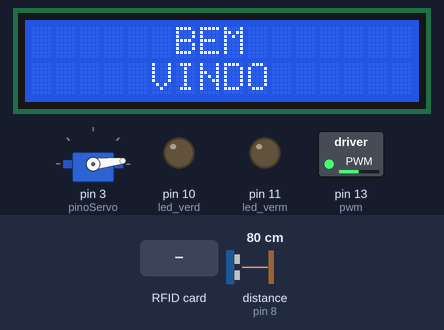
A sketch run on a simulated Arduino Mega 2560, built with avr-gcc and run on an emulated ATmega2560. Shown: servo, 16×2 character LCD, switched loads named in the sketch (green lamp = pin HIGH), output pins drawn as LEDs (lit = HIGH). Inputs (shaded band) come from the test bench; at power-on: distance to the obstacle (sensor on pin 8) 80 cm. The echo pulse lasts 58.3 µs per cm; pins used as bus, display or sensor lines are not drawn; what the sketch prints to the serial monitor is not drawn.

Above: at 1.3 s.
1.4 s: RFID card A7 9C 24 3C held to the reader
At 1.58 s:
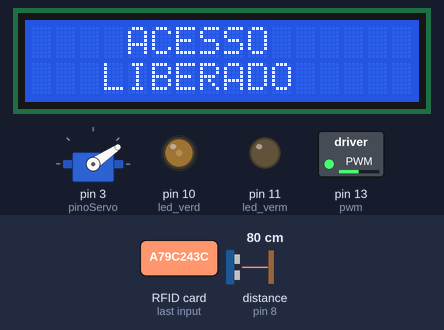
At 2.1 s:
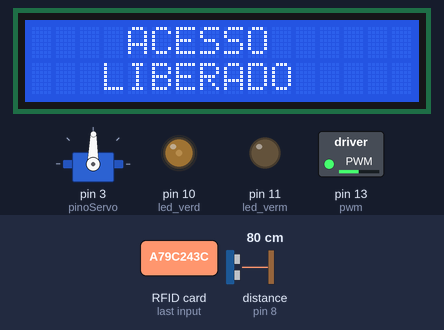
3.3 s: RFID card 5E 7A 19 C4 held to the reader
At 7.4 s:
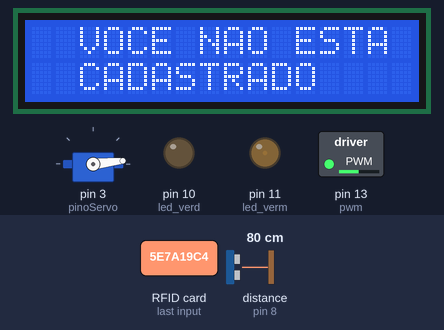
Timing chart, 0 to 8.9 s (numbered marks = the images above; inputs shaded):
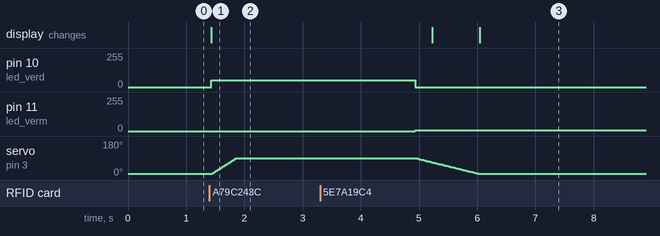

Measured:
- after the input at 1.4 s, pin 10 (led_verd): 0/255 → 50/255 at once; servo on pin 3 (pinoServo): moves from 6° to 89° over 0.41 s, starting after 0.05 s; the display: changes at once (image 1)
- after the input at 3.3 s, the display: first differs from a run without the input after 2.7 s (image 3)

The sketch:

C_digo_SemParar_Pronto.ino
```cpp
/* -----------------------------------------------------------------------------------------
 *             MFRC522      Arduino       Arduino   Arduino    Arduino          Arduino
 *             Reader/PCD   Uno/101       Mega      Nano v3    Leonardo/Micro   Pro Micro
 * Signal      Pin          Pin           Pin       Pin        Pin              Pin
 * -----------------------------------------------------------------------------------------
 * RST/Reset   RST          9             5         D9         RESET/ICSP-5     RST
 * SPI SS      SDA(SS)      10            53        D10        10               10
 * SPI MOSI    MOSI         11 / ICSP-4   51        D11        ICSP-4           16
 * SPI MISO    MISO         12 / ICSP-1   50        D12        ICSP-1           14
 * SPI SCK     SCK          13 / ICSP-3   52        D13        ICSP-3           15

 */

#include <LiquidCrystal.h>
#include <SPI.h> //INCLUSÃO DE BIBLIOTECA
#include <MFRC522.h> //INCLUSÃO DE BIBLIOTECA
#include <Servo.h> //INCLUSÃO DE BIBLIOTECA
#include <Ultrasonic.h>


#define SS_PIN 53 //PINO SDA
#define RST_PIN 5 //PINO DE RESET
#define pino_trigger 7
#define pino_echo 8


Ultrasonic ultrasonic(pino_trigger, pino_echo);

MFRC522 rfid(SS_PIN, RST_PIN); //PASSAGEM DE PARÂMETROS REFERENTE AOS PINOS

Servo s; //OBJETO DO TIPO SERVO
int pos; //POSIÇÃO DO SERVO

const int pinoServo = 3; // PINO DIGITAL REFERENTE AO SERVO MOTOR

byte anguloCancelaFechada = 6; //VALOR DO ÂNGULO PARA CANCELA FECHADA
byte anguloCancelaAberta = 90; //VALOR DO ÂNGULO PARA CANCELA ABERTA

//Define os pinos que serão utilizados para ligação ao display
LiquidCrystal lcd(43, 41, 37, 35, 33, 31);
// PORTAS LCD =  (RS, E , D4, D5, D6, D7)


int pwm = 13; // pino controle do brilho
int creditotag1 = 50;
int creditotag2 = 50;
bool isCancelaOpen = false;
int led_verm = 11;
int led_verd = 10;

void setup() {
  Serial.begin(9600); //INICIALIZA A SERIAL
  SPI.begin(); //INICIALIZA O BARRAMENTO SPI
  rfid.PCD_Init(); //INICIALIZA MFRC522

  s.attach(pinoServo); //ASSOCIAÇÃO DO PINO DIGITAL AO OBJETO DO TIPO SERVO
  s.write(6); //INICIA O MOTOR NA POSIÇÃO 0º

  pinMode(pwm, INPUT);
  pinMode(led_verd, OUTPUT);
  pinMode(led_verm, OUTPUT);
  //Define o número de colunas e linhas do LCD
  lcd.begin(16, 2);
  analogWrite(pwm, 125);


  Serial.println(" Tag 1 iniciou com: " + String(creditotag1));
  Serial.println("Tag 2 iniciou com: " + String(creditotag2));
  Serial.println("--------------------------------------");

  lcd.clear();
  lcd.setCursor(6, 0);
  lcd.print("BEM");
  lcd.setCursor(5, 1);
  lcd.print("VINDO");

} //fim setup


void abrecancela() {
    analogWrite(led_verm, 0);
    lcd.clear();
    lcd.setCursor(4, 0);
    lcd.print("ACESSO");
    lcd.setCursor(3, 1);
    lcd.print("LIBERADO");
    analogWrite(led_verd, 50);

   //bloco cancela abrindo
    for(pos = anguloCancelaFechada; pos < anguloCancelaAberta; pos++){ //PARA "pos" IGUAL A "anguloCancelaFechada",
      //ENQUANTO "pos" MENOR QUE "anguloCancelaAberta", INCREMENTA "pos"
      s.write(pos); //ESCREVE O VALOR DA POSIÇÃO QUE O SERVO DEVE GIRAR
      delay(5); //INTERVALO DE 15 MILISEGUNDOS
    }

    isCancelaOpen = true;
}

void fechacancela(){
// bloco caancela fechando
  for(pos = anguloCancelaAberta; pos >= anguloCancelaFechada; pos--){ //PARA "pos" IGUAL A "anguloCancelaFechada",
      //ENQUANTO "pos" MENOR QUE "anguloCancelaAberta", INCREMENTA "pos"
      s.write(pos); //ESCREVE O VALOR DA POSIÇÃO QUE O SERVO DEVE GIRAR
      delay(10); //INTERVALO DE 15 MILISEGUNDOS

    analogWrite(led_verd, 0);
    lcd.clear();
    lcd.setCursor(6, 0);
    lcd.print("PARE");
    lcd.setCursor(5, 1);
    lcd.print("");
    analogWrite(led_verm, 5);
  }

  isCancelaOpen = false;
}


float ultrasonico(){
    //Le as informacoes do sensor, em cm e pol
  float cmMsec, inMsec;
  long microsec = ultrasonic.timing();
  cmMsec = ultrasonic.convert(microsec, Ultrasonic::CM);
  return cmMsec;
  inMsec = ultrasonic.convert(microsec, Ultrasonic::IN);
}

void loop() {

  float dist = ultrasonico();


  if (isCancelaOpen == true && dist > 10.0) {
    fechacancela();
  }

  if (!rfid.PICC_IsNewCardPresent() || !rfid.PICC_ReadCardSerial()) //VERIFICA SE O CARTÃO PRESENTE NO LEITOR É DIFERENTE DO ÚLTIMO CARTÃO LIDO. CASO NÃO SEJA, FAZ
    return; //RETORNA PARA LER NOVAMENTE


  /***INICIO BLOCO DE CÓDIGO RESPONSÁVEL POR GERAR A TAG RFID LIDA ***/
  String strID = "";
  for (byte i = 0; i < 4; i++) {
    strID +=
    (rfid.uid.uidByte[i] < 0x10 ? "0" : "") +
    String(rfid.uid.uidByte[i], HEX) +
    (i!=3 ? ":" : "");
  }

  strID.toUpperCase();
  /***FIM DO BLOCO DE CÓDIGO RESPONSÁVEL POR GERAR A TAG RFID LIDA***/


  if(strID == "A7:9C:24:3C" && creditotag1 > 0){
    abrecancela();
    delay(3000);
    creditotag1 -= 10;
  }else if(strID == "93:32:EB:24" && creditotag2 > 0){
    abrecancela();
    delay(3000);
    creditotag2 -= 10;
  }else if(strID != "A7:9C:24:3C" && strID != "93:32:EB:24"){
    lcd.clear();
    lcd.setCursor(2, 0);
    lcd.print("VOCE NAO ESTA");
    lcd.setCursor(2, 1);
    lcd.print("CADASTRADO");
    delay(5000);
  }else if(strID == "A7:9C:24:3C" && creditotag1 <= 0){
    lcd.clear();
    lcd.setCursor(2, 0);
    lcd.print("VOCE NAO");
    lcd.setCursor(2, 1);
    lcd.print("POSSUI CREDITO");
    delay(5000);
  }else if(strID == "93:32:EB:24" && creditotag2 <= 0){
    lcd.clear();
    lcd.setCursor(2, 0);
    lcd.print("VOCE NAO");
    lcd.setCursor(2, 1);
    lcd.print("POSSUI CREDITO");
    delay(5000);
  }
  Serial.println(" Tag 1 tem: " + String(creditotag1));
  Serial.println("Tag 2 tem: " + String(creditotag2));
  Serial.print("Identificador (UID) da tag: "); //IMPRIME O TEXTO NA SERIAL
  Serial.println(strID); //IMPRIME NA SERIAL O UID DA TAG RFID
  Serial.println("---------------------------------------------------");

  rfid.PICC_HaltA(); //PARADA DA LEITURA DO CARTÃO
  rfid.PCD_StopCrypto1(); //PARADA DA CRIPTOGRAFIA NO PCD
}
```
